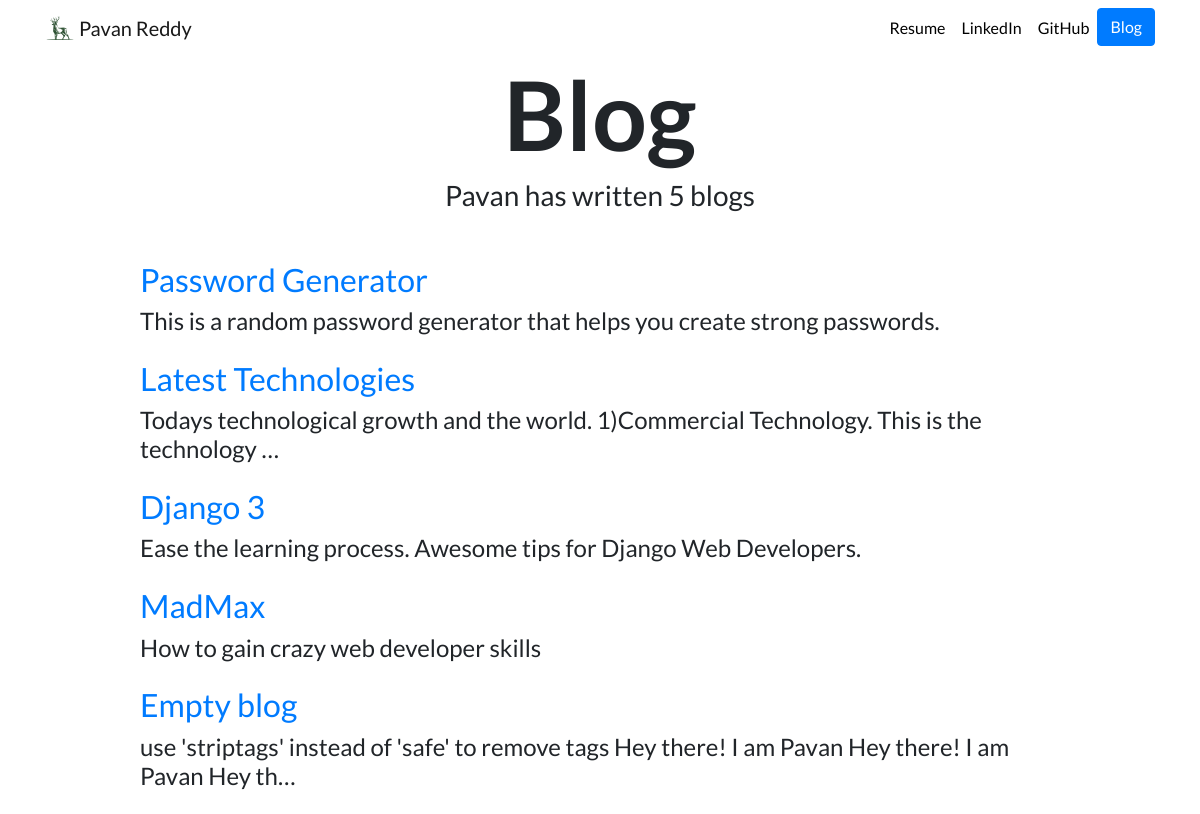
Screenshot of /blog/ with the database file from the repository.
### blog/models.py (models this page shows, shortened)
class Blog(models.Model):
    title = models.CharField(max_length=200)
    description = models.TextField()

### blog/views.py (the view)
# urls.py: path('', views.all_blogs, name='all_blogs'),
def all_blogs(request):
    blogs = Blog.objects.all()
    """This .order_by is used to get the blogs in an order and "-date" indicates latest blogs."""
    """[:5] this helps display only the top 5 blogs"""
    return render(request, 'blog/all_blogs.html', {'blogs': blogs})

### blog/templates/blog/all_blogs.html
{% extends "portfolio/base.html" %}
{% load static %}
{% block content %}
<h1 id="blogtitle" class="font-weight-bold text-center">Blog</h1>
<h3 class="text-center mb-5">Pavan has written {{ blogs.count }} blog{{ blogs.count|pluralize }}</h3>
{% for blog in blogs %}
<div class="row justify-content-center my-3">
  <div class="col-md-10">
    <a href="{% url 'blog:detail' blog.id %}">
      <h2>{{ blog.title }}</h2>
    </a>
    <h4>{{ blog.description|striptags|truncatechars:100 }}</h4>
  </div>
</div>
{% endfor %}
{% endblock %}

### portfolio/static/portfolio/custom.css (style rules this page uses)
body { font-family: 'Lato', sans-serif; }
#blogtitle { font-size: 6rem; }

### rows the page displays
Blog: title "Password Generator", description "This is a random password generator that helps you create strong passwords."
Blog: title "Latest Technologies", description "Todays technological growth and the world. 1)Commercial Technology. This is the technology …"
Blog: title "Django 3", description "Ease the learning process. Awesome tips for Django Web Developers."
Blog: title "MadMax", description "How to gain crazy web developer skills"
Blog: title "Empty blog", description "use 'striptags' instead of 'safe' to remove tags Hey there! I am Pavan Hey there! I am Pavan Hey th…"

### other values shown
{{ blogs.count }} "5"
